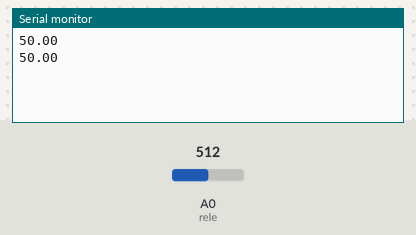
The sketch below on a simulated Arduino Uno, built with avr-gcc and run on an emulated ATmega328P. Parts: the last lines printed to the serial monitor. Inputs (shaded band) come from the test bench; at power-on: A0 (rele) = 512.

Above: at 2.3 s.
2.4 s: A0 (rele) set to 716
At 3.5 s:
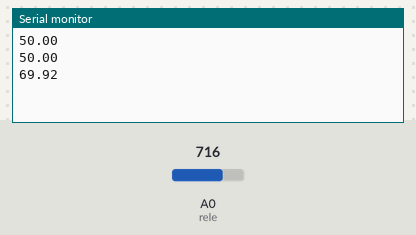
4.5 s: A0 (rele) set to 900
At 5.7 s:
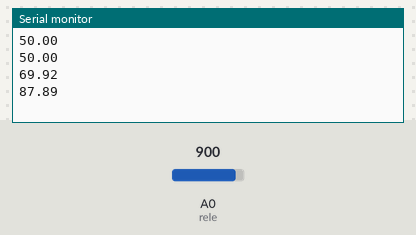
Timing chart, 0 to 7.5 s (numbered marks = the images above; inputs shaded):
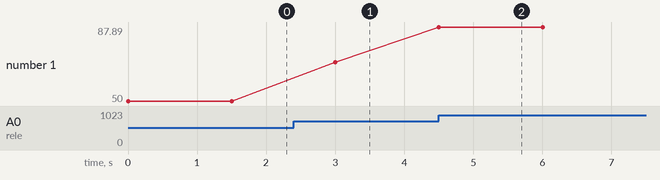

The sketch:

MegunoLink.h_e_Filter.h_e_Funcao_Map_Float_0.ino
```cpp
#include <MegunoLink.h>
#include <Filter.h>

#define termostato 9

const int rele = A0;
float x = 0;


long FilterWeight = 100;
ExponentialFilter<long> ADCFilter(FilterWeight, 0);


  double doubleMap(double x, double in_min, double in_max, double out_min, double out_max)
  {
  return (x - in_min) * (out_max - out_min) / (in_max - in_min) + out_min;
  }

void setup()
{
  Serial.begin(9600);
}

void loop()
{

 double RawValue = analogRead(rele);

 ADCFilter.Filter(RawValue);

     //RawValue = map(RawValue,0,1023,0,255);

    // x = doubleMap( x, 20.00, 30.00, 22.00, 23.00);

     x = (RawValue/(10.24));

 ADCFilter.Filter(x);


 Serial.println(x);
 delay(1500);
}
```

Measured:
- after the input at 2.4 s, the serial monitor: prints a new line after 0.60 s (image 1)
- after the input at 4.5 s, the serial monitor: prints a new line at once (image 2)
- plotted number 1: 50 → 69.92 after the input at 2.4 s, 69.92 → 87.89 after the input at 4.5 s
